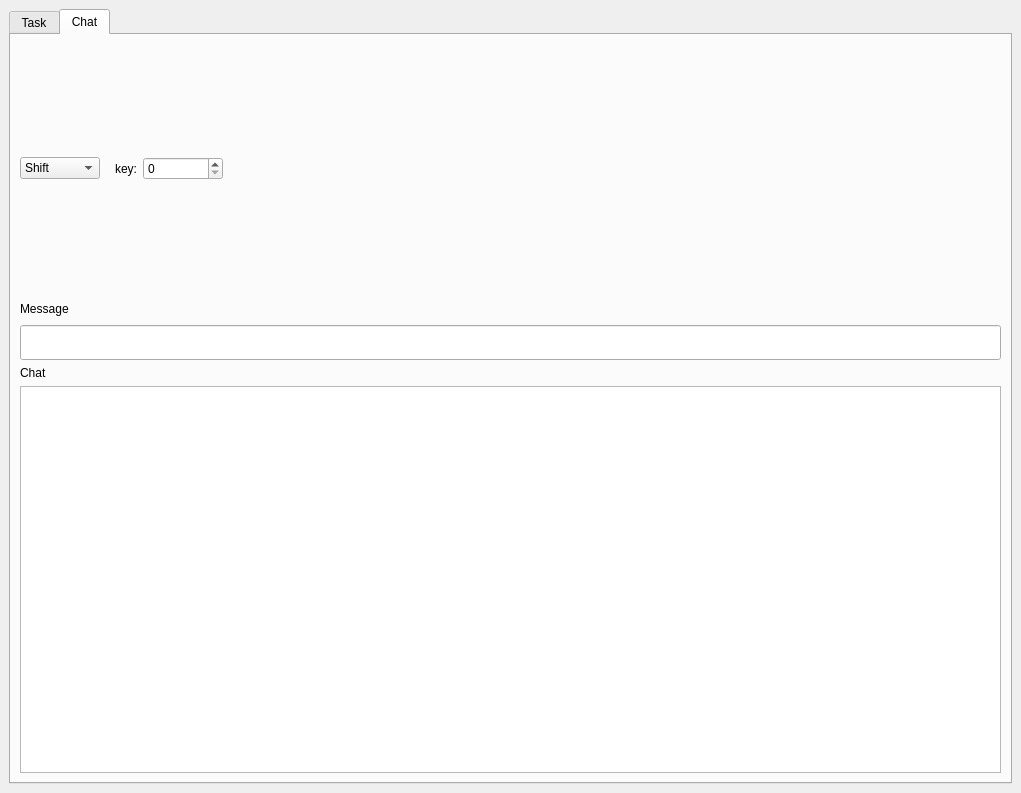
<?xml version="1.0" encoding="UTF-8"?>
<ui version="4.0">
 <class>MainWindow</class>
 <widget class="QMainWindow" name="MainWindow">
  <property name="geometry">
   <rect>
    <x>0</x>
    <y>0</y>
    <width>1021</width>
    <height>793</height>
   </rect>
  </property>
  <property name="windowTitle">
   <string>MainWindow</string>
  </property>
  <widget class="QWidget" name="centralwidget">
   <layout class="QHBoxLayout" name="horizontalLayout_5">
    <item>
     <widget class="QTabWidget" name="tabWidget">
      <property name="minimumSize">
       <size>
        <width>0</width>
        <height>0</height>
       </size>
      </property>
      <property name="focusPolicy">
       <enum>Qt::ClickFocus</enum>
      </property>
      <property name="currentIndex">
       <number>1</number>
      </property>
      <widget class="QWidget" name="TaskTab">
       <attribute name="title">
        <string>Task</string>
       </attribute>
       <layout class="QVBoxLayout" name="verticalLayout_2">
        <item>
         <widget class="QLabel" name="label">
          <property name="text">
           <string>Select Task:</string>
          </property>
         </widget>
        </item>
        <item>
         <layout class="QHBoxLayout" name="horizontalLayout">
          <item>
           <widget class="QComboBox" name="TaskSelector">
            <item>
             <property name="text">
              <string>Shift Encode</string>
             </property>
            </item>
            <item>
             <property name="text">
              <string>Vigenere Encode</string>
             </property>
            </item>
            <item>
             <property name="text">
              <string>RSA Encode</string>
             </property>
            </item>
            <item>
             <property name="text">
              <string>Diffie Hellman</string>
             </property>
            </item>
            <item>
             <property name="text">
              <string>Hash</string>
             </property>
            </item>
            <item>
             <property name="text">
              <string>Hash Verify</string>
             </property>
            </item>
           </widget>
          </item>
          <item>
           <widget class="QSpinBox" name="MessageLength">
            <property name="minimumSize">
             <size>
              <width>65</width>
              <height>0</height>
             </size>
            </property>
            <property name="maximum">
             <number>1000</number>
            </property>
           </widget>
          </item>
          <item>
           <spacer name="horizontalSpacer">
            <property name="orientation">
             <enum>Qt::Horizontal</enum>
            </property>
            <property name="sizeHint" stdset="0">
             <size>
              <width>40</width>
              <height>20</height>
             </size>
            </property>
           </spacer>
          </item>
         </layout>
        </item>
        <item>
         <layout class="QHBoxLayout" name="horizontalLayout_2">
          <item>
           <widget class="QPushButton" name="StartTaskButton">
            <property name="text">
             <string>Start Task</string>
            </property>
           </widget>
          </item>
          <item>
           <spacer name="horizontalSpacer_2">
            <property name="orientation">
             <enum>Qt::Horizontal</enum>
            </property>
            <property name="sizeHint" stdset="0">
             <size>
              <width>40</width>
              <height>20</height>
             </size>
            </property>
           </spacer>
          </item>
         </layout>
        </item>
        <item>
         <widget class="QLabel" name="label_2">
          <property name="text">
           <string>Task Message</string>
          </property>
         </widget>
        </item>
        <item>
         <widget class="QPlainTextEdit" name="TaskMessageField">
          <property name="readOnly">
           <bool>true</bool>
          </property>
         </widget>
        </item>
        <item>
         <widget class="QLabel" name="label_3">
          <property name="text">
           <string>Message to encode</string>
          </property>
         </widget>
        </item>
        <item>
         <widget class="QPlainTextEdit" name="EncodeMessageField">
          <property name="readOnly">
           <bool>true</bool>
          </property>
         </widget>
        </item>
        <item>
         <widget class="QLabel" name="label_4">
          <property name="text">
           <string>Verdict</string>
          </property>
         </widget>
        </item>
        <item>
         <widget class="QPlainTextEdit" name="VerdictField">
          <property name="readOnly">
           <bool>true</bool>
          </property>
         </widget>
        </item>
       </layout>
      </widget>
      <widget class="QWidget" name="ChatTab">
       <attribute name="title">
        <string>Chat</string>
       </attribute>
       <layout class="QVBoxLayout" name="verticalLayout_7">
        <item>
         <layout class="QHBoxLayout" name="horizontalLayout_6">
          <item>
           <layout class="QVBoxLayout" name="verticalLayout_6">
            <item>
             <widget class="QComboBox" name="EncryptionSelector">
              <item>
               <property name="text">
                <string>Shift</string>
               </property>
              </item>
              <item>
               <property name="text">
                <string>Vigenere</string>
               </property>
              </item>
              <item>
               <property name="text">
                <string>RSA</string>
               </property>
              </item>
              <item>
               <property name="text">
                <string>DifHel</string>
               </property>
              </item>
             </widget>
            </item>
           </layout>
          </item>
          <item>
           <widget class="QStackedWidget" name="stackedWidget">
            <property name="sizePolicy">
             <sizepolicy hsizetype="Preferred" vsizetype="Preferred">
              <horstretch>0</horstretch>
              <verstretch>0</verstretch>
             </sizepolicy>
            </property>
            <property name="maximumSize">
             <size>
              <width>10000</width>
              <height>249</height>
             </size>
            </property>
            <property name="currentIndex">
             <number>0</number>
            </property>
            <widget class="QWidget" name="page">
             <layout class="QVBoxLayout" name="verticalLayout_5">
              <item>
               <layout class="QHBoxLayout" name="horizontalLayout_14">
                <item>
                 <widget class="QLabel" name="label_19">
                  <property name="maximumSize">
                   <size>
                    <width>25</width>
                    <height>16777215</height>
                   </size>
                  </property>
                  <property name="text">
                   <string>key:</string>
                  </property>
                 </widget>
                </item>
                <item>
                 <widget class="QSpinBox" name="shiftKeyBox">
                  <property name="minimumSize">
                   <size>
                    <width>80</width>
                    <height>0</height>
                   </size>
                  </property>
                  <property name="maximum">
                   <number>999999999</number>
                  </property>
                 </widget>
                </item>
                <item>
                 <spacer name="horizontalSpacer_16">
                  <property name="orientation">
                   <enum>Qt::Horizontal</enum>
                  </property>
                  <property name="sizeHint" stdset="0">
                   <size>
                    <width>678</width>
                    <height>20</height>
                   </size>
                  </property>
                 </spacer>
                </item>
               </layout>
              </item>
             </layout>
            </widget>
            <widget class="QWidget" name="page_2">
             <layout class="QHBoxLayout" name="horizontalLayout_13">
              <item>
               <widget class="QLabel" name="label_7">
                <property name="text">
                 <string>key:</string>
                </property>
               </widget>
              </item>
              <item>
               <widget class="QLineEdit" name="vigKeyBox">
                <property name="maximumSize">
                 <size>
                  <width>200</width>
                  <height>16777215</height>
                 </size>
                </property>
               </widget>
              </item>
              <item>
               <spacer name="horizontalSpacer_17">
                <property name="orientation">
                 <enum>Qt::Horizontal</enum>
                </property>
                <property name="sizeHint" stdset="0">
                 <size>
                  <width>566</width>
                  <height>20</height>
                 </size>
                </property>
               </spacer>
              </item>
             </layout>
            </widget>
            <widget class="QWidget" name="page_3">
             <layout class="QVBoxLayout" name="verticalLayout">
              <item>
               <layout class="QHBoxLayout" name="horizontalLayout_4">
                <item>
                 <widget class="QLabel" name="label_8">
                  <property name="text">
                   <string>n key:</string>
                  </property>
                 </widget>
                </item>
                <item>
                 <widget class="QSpinBox" name="nKeyBox">
                  <property name="minimumSize">
                   <size>
                    <width>110</width>
                    <height>0</height>
                   </size>
                  </property>
                  <property name="maximumSize">
                   <size>
                    <width>110</width>
                    <height>16777215</height>
                   </size>
                  </property>
                  <property name="maximum">
                   <number>999999999</number>
                  </property>
                  <property name="value">
                   <number>0</number>
                  </property>
                 </widget>
                </item>
                <item>
                 <widget class="QLabel" name="label_9">
                  <property name="text">
                   <string>e key:</string>
                  </property>
                 </widget>
                </item>
                <item>
                 <widget class="QSpinBox" name="eKeyBox">
                  <property name="minimumSize">
                   <size>
                    <width>110</width>
                    <height>0</height>
                   </size>
                  </property>
                  <property name="maximumSize">
                   <size>
                    <width>110</width>
                    <height>16777215</height>
                   </size>
                  </property>
                  <property name="maximum">
                   <number>999999999</number>
                  </property>
                 </widget>
                </item>
                <item>
                 <widget class="QLabel" name="label_20">
                  <property name="text">
                   <string>d key:</string>
                  </property>
                 </widget>
                </item>
                <item>
                 <widget class="QSpinBox" name="dKeyBox">
                  <property name="minimumSize">
                   <size>
                    <width>110</width>
                    <height>0</height>
                   </size>
                  </property>
                  <property name="maximumSize">
                   <size>
                    <width>110</width>
                    <height>16777215</height>
                   </size>
                  </property>
                  <property name="maximum">
                   <number>999999999</number>
                  </property>
                 </widget>
                </item>
                <item>
                 <widget class="QPushButton" name="rsaKeysButton">
                  <property name="text">
                   <string>Generate</string>
                  </property>
                 </widget>
                </item>
                <item>
                 <spacer name="horizontalSpacer_13">
                  <property name="orientation">
                   <enum>Qt::Horizontal</enum>
                  </property>
                  <property name="sizeHint" stdset="0">
                   <size>
                    <width>28</width>
                    <height>18</height>
                   </size>
                  </property>
                 </spacer>
                </item>
               </layout>
              </item>
              <item>
               <layout class="QHBoxLayout" name="horizontalLayout_15">
                <item>
                 <widget class="QLabel" name="label_21">
                  <property name="text">
                   <string>receiver n key:</string>
                  </property>
                 </widget>
                </item>
                <item>
                 <widget class="QSpinBox" name="receiverNKeyBox">
                  <property name="minimumSize">
                   <size>
                    <width>110</width>
                    <height>0</height>
                   </size>
                  </property>
                  <property name="maximumSize">
                   <size>
                    <width>110</width>
                    <height>16777215</height>
                   </size>
                  </property>
                  <property name="maximum">
                   <number>999999999</number>
                  </property>
                 </widget>
                </item>
                <item>
                 <widget class="QLabel" name="label_22">
                  <property name="text">
                   <string>receiver e key:</string>
                  </property>
                 </widget>
                </item>
                <item>
                 <widget class="QSpinBox" name="receiverEKeyBox">
                  <property name="minimumSize">
                   <size>
                    <width>110</width>
                    <height>0</height>
                   </size>
                  </property>
                  <property name="maximumSize">
                   <size>
                    <width>110</width>
                    <height>16777215</height>
                   </size>
                  </property>
                  <property name="maximum">
                   <number>999999999</number>
                  </property>
                 </widget>
                </item>
                <item>
                 <spacer name="horizontalSpacer_18">
                  <property name="orientation">
                   <enum>Qt::Horizontal</enum>
                  </property>
                  <property name="sizeHint" stdset="0">
                   <size>
                    <width>40</width>
                    <height>20</height>
                   </size>
                  </property>
                 </spacer>
                </item>
               </layout>
              </item>
             </layout>
            </widget>
            <widget class="QWidget" name="page_4">
             <layout class="QVBoxLayout" name="verticalLayout_4">
              <item>
               <layout class="QHBoxLayout" name="horizontalLayout_16">
                <item>
                 <widget class="QPushButton" name="DHStartButton">
                  <property name="text">
                   <string>Start Protocol</string>
                  </property>
                 </widget>
                </item>
                <item>
                 <spacer name="horizontalSpacer_27">
                  <property name="orientation">
                   <enum>Qt::Horizontal</enum>
                  </property>
                  <property name="sizeHint" stdset="0">
                   <size>
                    <width>40</width>
                    <height>20</height>
                   </size>
                  </property>
                 </spacer>
                </item>
               </layout>
              </item>
              <item>
               <layout class="QHBoxLayout" name="horizontalLayout_23">
                <item>
                 <widget class="QLabel" name="label_30">
                  <property name="text">
                   <string>prime:</string>
                  </property>
                 </widget>
                </item>
                <item>
                 <widget class="QLineEdit" name="DHPrime">
                  <property name="maximumSize">
                   <size>
                    <width>120</width>
                    <height>16777215</height>
                   </size>
                  </property>
                 </widget>
                </item>
                <item>
                 <spacer name="horizontalSpacer_28">
                  <property name="orientation">
                   <enum>Qt::Horizontal</enum>
                  </property>
                  <property name="sizeType">
                   <enum>QSizePolicy::Fixed</enum>
                  </property>
                  <property name="sizeHint" stdset="0">
                   <size>
                    <width>96</width>
                    <height>20</height>
                   </size>
                  </property>
                 </spacer>
                </item>
                <item>
                 <widget class="QLabel" name="label_31">
                  <property name="text">
                   <string>generator:</string>
                  </property>
                 </widget>
                </item>
                <item>
                 <widget class="QLineEdit" name="DHGenerator">
                  <property name="maximumSize">
                   <size>
                    <width>120</width>
                    <height>16777215</height>
                   </size>
                  </property>
                 </widget>
                </item>
                <item>
                 <spacer name="horizontalSpacer_29">
                  <property name="orientation">
                   <enum>Qt::Horizontal</enum>
                  </property>
                  <property name="sizeHint" stdset="0">
                   <size>
                    <width>40</width>
                    <height>20</height>
                   </size>
                  </property>
                 </spacer>
                </item>
               </layout>
              </item>
              <item>
               <layout class="QHBoxLayout" name="horizontalLayout_25">
                <item>
                 <widget class="QPushButton" name="DHKeysCalculator">
                  <property name="text">
                   <string>Calculate Keys</string>
                  </property>
                 </widget>
                </item>
                <item>
                 <spacer name="horizontalSpacer_32">
                  <property name="orientation">
                   <enum>Qt::Horizontal</enum>
                  </property>
                  <property name="sizeHint" stdset="0">
                   <size>
                    <width>40</width>
                    <height>20</height>
                   </size>
                  </property>
                 </spacer>
                </item>
               </layout>
              </item>
              <item>
               <layout class="QHBoxLayout" name="horizontalLayout_24">
                <item>
                 <widget class="QLabel" name="label_32">
                  <property name="text">
                   <string>my half-key:</string>
                  </property>
                 </widget>
                </item>
                <item>
                 <widget class="QLineEdit" name="DHMyHKey">
                  <property name="maximumSize">
                   <size>
                    <width>120</width>
                    <height>16777215</height>
                   </size>
                  </property>
                 </widget>
                </item>
                <item>
                 <spacer name="horizontalSpacer_30">
                  <property name="orientation">
                   <enum>Qt::Horizontal</enum>
                  </property>
                  <property name="sizeType">
                   <enum>QSizePolicy::Fixed</enum>
                  </property>
                  <property name="sizeHint" stdset="0">
                   <size>
                    <width>60</width>
                    <height>20</height>
                   </size>
                  </property>
                 </spacer>
                </item>
                <item>
                 <widget class="QLabel" name="label_33">
                  <property name="text">
                   <string>private key:</string>
                  </property>
                 </widget>
                </item>
                <item>
                 <widget class="QLineEdit" name="DHPrivKey"/>
                </item>
                <item>
                 <spacer name="horizontalSpacer_31">
                  <property name="orientation">
                   <enum>Qt::Horizontal</enum>
                  </property>
                  <property name="sizeHint" stdset="0">
                   <size>
                    <width>40</width>
                    <height>20</height>
                   </size>
                  </property>
                 </spacer>
                </item>
                <item>
                 <widget class="QLabel" name="label_34">
                  <property name="text">
                   <string>other half-key:</string>
                  </property>
                 </widget>
                </item>
                <item>
                 <widget class="QLineEdit" name="DHOtherHKey">
                  <property name="maximumSize">
                   <size>
                    <width>120</width>
                    <height>16777215</height>
                   </size>
                  </property>
                 </widget>
                </item>
               </layout>
              </item>
              <item>
               <layout class="QHBoxLayout" name="horizontalLayout_26">
                <item>
                 <widget class="QPushButton" name="DHSharedKeyCalculator">
                  <property name="text">
                   <string>Calculate Shared Key</string>
                  </property>
                 </widget>
                </item>
                <item>
                 <spacer name="horizontalSpacer_33">
                  <property name="orientation">
                   <enum>Qt::Horizontal</enum>
                  </property>
                  <property name="sizeHint" stdset="0">
                   <size>
                    <width>40</width>
                    <height>20</height>
                   </size>
                  </property>
                 </spacer>
                </item>
               </layout>
              </item>
              <item>
               <layout class="QHBoxLayout" name="horizontalLayout_27">
                <item>
                 <widget class="QLabel" name="label_35">
                  <property name="text">
                   <string>shared key:</string>
                  </property>
                 </widget>
                </item>
                <item>
                 <widget class="QLineEdit" name="DHSharedKey">
                  <property name="maximumSize">
                   <size>
                    <width>120</width>
                    <height>16777215</height>
                   </size>
                  </property>
                 </widget>
                </item>
                <item>
                 <spacer name="horizontalSpacer_34">
                  <property name="orientation">
                   <enum>Qt::Horizontal</enum>
                  </property>
                  <property name="sizeHint" stdset="0">
                   <size>
                    <width>40</width>
                    <height>20</height>
                   </size>
                  </property>
                 </spacer>
                </item>
               </layout>
              </item>
             </layout>
            </widget>
           </widget>
          </item>
         </layout>
        </item>
        <item>
         <layout class="QHBoxLayout" name="horizontalLayout_3">
          <item>
           <widget class="QLabel" name="label_5">
            <property name="text">
             <string>Message</string>
            </property>
           </widget>
          </item>
          <item>
           <spacer name="horizontalSpacer_3">
            <property name="orientation">
             <enum>Qt::Horizontal</enum>
            </property>
            <property name="sizeHint" stdset="0">
             <size>
              <width>40</width>
              <height>20</height>
             </size>
            </property>
           </spacer>
          </item>
         </layout>
        </item>
        <item>
         <widget class="QLineEdit" name="messageInput">
          <property name="minimumSize">
           <size>
            <width>0</width>
            <height>35</height>
           </size>
          </property>
         </widget>
        </item>
        <item>
         <widget class="QLabel" name="label_6">
          <property name="text">
           <string>Chat</string>
          </property>
         </widget>
        </item>
        <item>
         <widget class="QTextEdit" name="ChatMessageField">
          <property name="readOnly">
           <bool>true</bool>
          </property>
         </widget>
        </item>
       </layout>
      </widget>
     </widget>
    </item>
   </layout>
  </widget>
 </widget>
 <resources/>
 <connections>
  <connection>
   <sender>EncryptionSelector</sender>
   <signal>currentIndexChanged(int)</signal>
   <receiver>stackedWidget</receiver>
   <slot>setCurrentIndex(int)</slot>
   <hints>
    <hint type="sourcelabel">
     <x>97</x>
     <y>129</y>
    </hint>
    <hint type="destinationlabel">
     <x>203</x>
     <y>138</y>
    </hint>
   </hints>
  </connection>
 </connections>
</ui>
